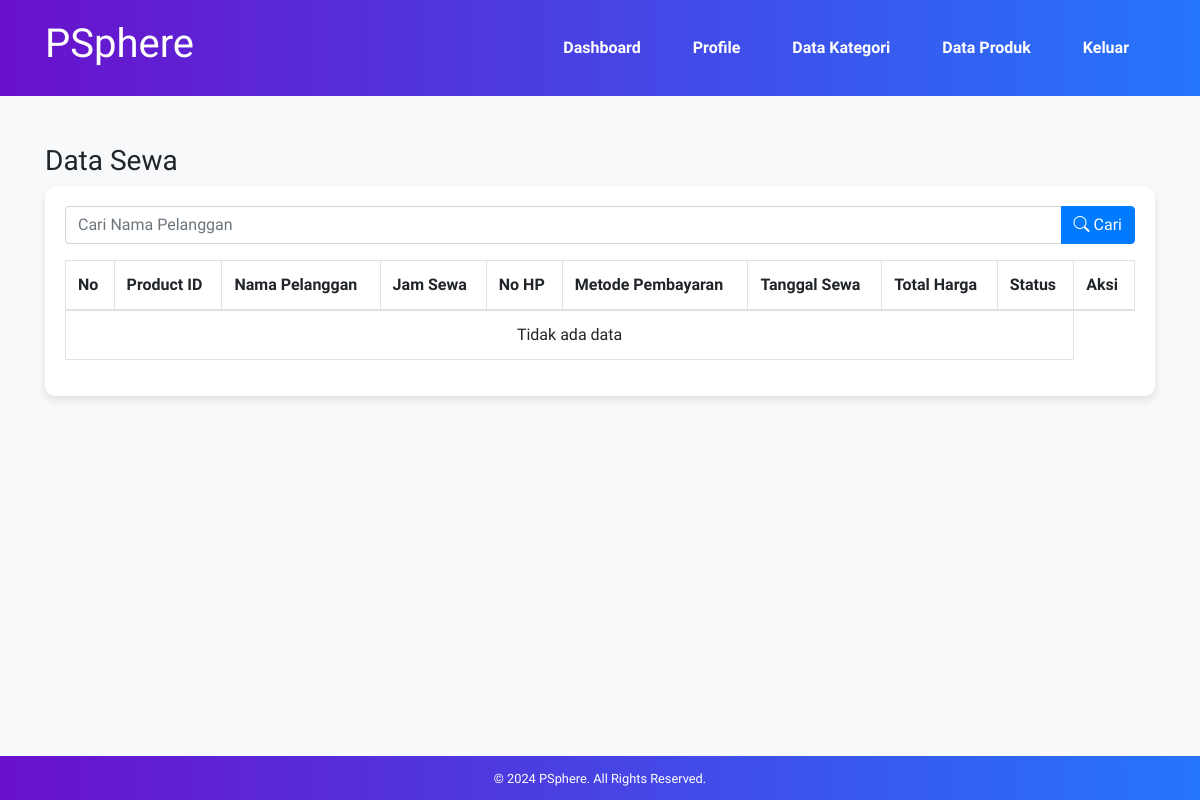
The page /data-sewa.php (signed in) on the database as committed earlier.
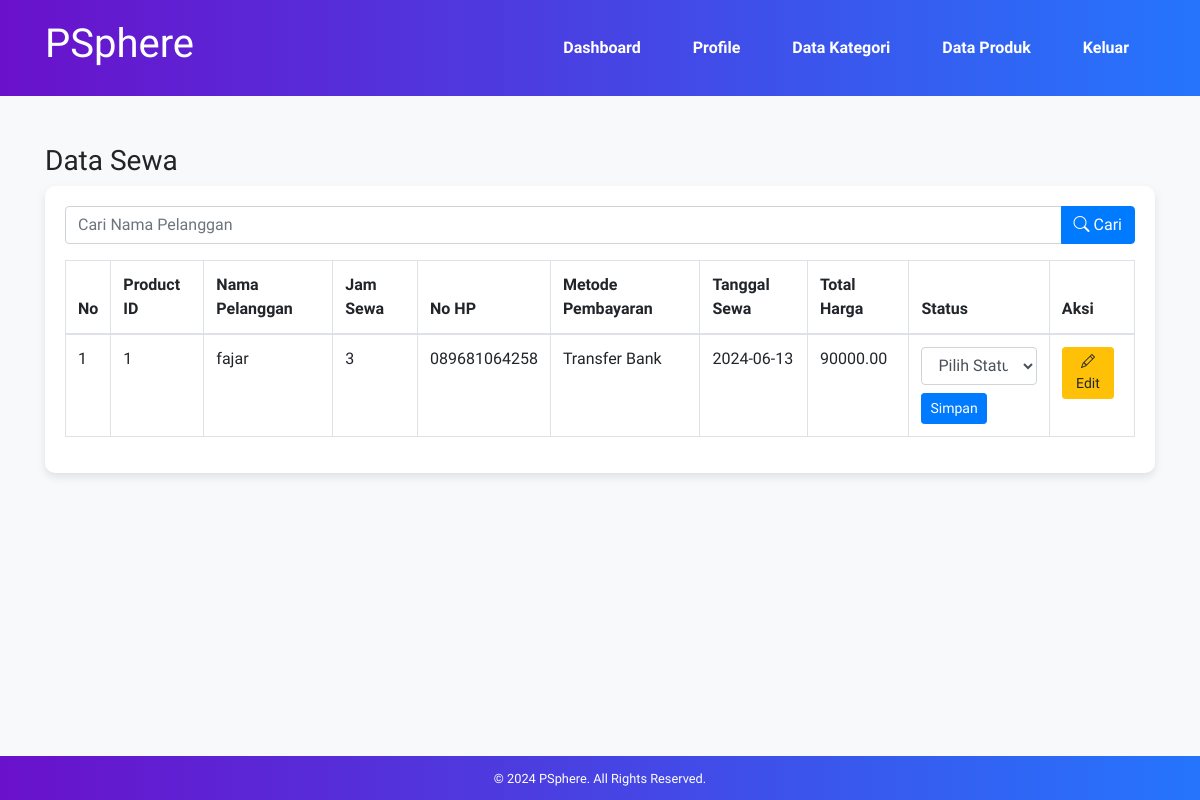
The same page on the database as committed later.
### tables this page shows
CREATE TABLE `tb_sewa` (
  `sewa_id` int(11) NOT NULL,
  `product_id` int(11) NOT NULL,
  `nama` varchar(255) NOT NULL,
  `jam_sewa` int(11) NOT NULL,
  `no_hp` varchar(20) NOT NULL,
  `metode_pembayaran` varchar(50) NOT NULL,
  `tanggal_sewa` date NOT NULL,
  `total_harga` decimal(10,2) NOT NULL,
  `status` enum('diterima','tidak diterima') DEFAULT NULL
);

### data-sewa.php (the view, shortened to what the changed rows need)
<?php
include 'db.php';
$where_clause = "";
$query = "SELECT * FROM tb_sewa $where_clause ORDER BY sewa_id DESC";
$result = mysqli_query($conn, $query);
?>
<!DOCTYPE html>
<html>
<head>
    <link href="https://maxcdn.bootstrapcdn.com/bootstrap/4.5.2/css/bootstrap.min.css" rel="stylesheet">
    <link href="https://cdn.jsdelivr.net/npm/bootstrap-icons/font/bootstrap-icons.css" rel="stylesheet">
    <link rel="stylesheet" type="text/css" href="css/style.css">
</head>
<body>
    <header class="header">
        <div class="container d-flex justify-content-between align-items-center">
            <h1><a href="dashboard.php">PSphere</a></h1>
        </div>
    </header>
    <div class="section my-5">
        <div class="container">
            <div class="box">
                <div class="table-responsive">
                    <table class="table table-bordered table-hover">
                        <thead>
                            <tr>
                                <th scope="col">No</th>
                                <th scope="col">Product ID</th>
                                <th scope="col">Nama Pelanggan</th>
                                <th scope="col">Jam Sewa</th>
                                <th scope="col">No HP</th>
                                <th scope="col">Metode Pembayaran</th>
                                <th scope="col">Tanggal Sewa</th>
								<th scope="col">Total Harga</th>
                                <th scope="col">Status</th>
                                <th scope="col">Aksi</th>
                            </tr>
                        </thead>
                        <tbody>
                            <?php
                            $no = 1;
                            if (mysqli_num_rows($result) > 0) {
                                while ($row = mysqli_fetch_assoc($result)) {
                                    ?>
                                    <tr>
                                        <td><?php echo $no++ ?></td>
                                        <td><?php echo $row['product_id'] ?></td>
                                        <td><?php echo $row['nama'] ?></td>
                                        <td><?php echo $row['jam_sewa'] ?></td>
                                        <td><?php echo $row['no_hp'] ?></td>
                                        <td><?php echo $row['metode_pembayaran'] ?></td>
                                        <td><?php echo $row['tanggal_sewa'] ?></td>
										<td><?php echo $row['total_harga'] ?></td>
                                        <td>
                                            <?php if ($row['status'] == 'diterima'): ?>
                                                <i class="bi bi-check-circle text-success"></i> Diterima
                                            <?php elseif ($row['status'] == 'tidak diterima'): ?>
                                                <i class="bi bi-x-circle text-danger"></i> Tidak Diterima
                                            <?php else: ?>
                                                <form action="data-sewa.php" method="POST">
                                                    <select name="status" class="form-control">
                                                        <option value="">Pilih Status</option>
                                                    </select>
                                                    <button type="submit" class="btn btn-primary btn-sm mt-2">Simpan</button>
                                                </form>
                                            <?php endif; ?>
                                        </td>
                                        <td>
                                            <div class="d-flex">
                                                <a href="edit-sewa.php?id=<?php echo $row['sewa_id'] ?>" class="btn btn-warning btn-sm mr-2">
                                                    <i class="bi bi-pencil"></i> Edit
                                                </a>
                                            </div>
                                        </td>
                                    </tr>
                                <?php
                                }
                            } else {
                                ?>
                                <tr>
                                    <td colspan="9" class="text-center">Tidak ada data</td>
                                </tr>
                            <?php } ?>
                        </tbody>
                    </table>
                </div>
            </div>
        </div>
    </div>
</body>
</html>

Rows that differ between the two databases and show on the page:
added tb_sewa: product "1", nama "fajar", jam_sewa "3", no_hp "089681064258", metode_pembayaran "Transfer Bank", tanggal_sewa "2024-06-13", total_harga "90000.00"
Other text that changed with them:
text no longer shown: "Tidak ada data"
